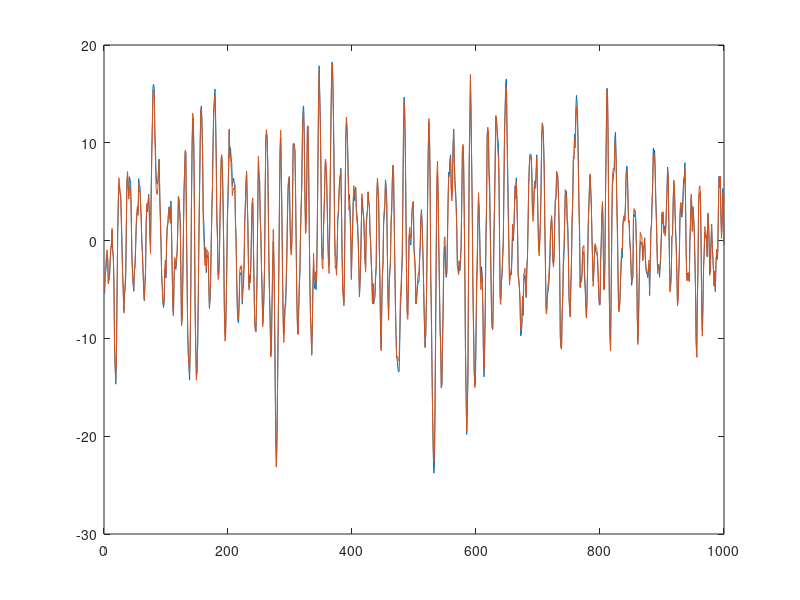

MATLAB code to generate this figure:
clear all
clc

N = 10^4;

e = 1*randn(N, 1);
e_u = randn(N, 1);

G_eu = tf([1 0.2], [1 -0.1 -0.12], -1);
G_ey = tf([1 -1 0.2], [1 -1.5 0.7], -1);
G_uy = tf([1 0.5], [1 -1.5 0.7], -1);

u = lsim(G_eu, e_u);
y = lsim(G_uy, u) + lsim(G_ey, e);

C_inv = tf([1], [1 -1 0.2], -1);
y_f = lsim(C_inv, y);
u_f = lsim(C_inv, u);

phi = zeros(N,4);
phi(1,:) = [0, 0, 0, 0];
phi(2,:) = [y(1), 0, u(1), 0];
for k = 3:50
    phi(k,:) = [-y_f(k-1), -y_f(k-2), u_f(k-1), u_f(k-2)];
end
theta = phi\y_f;
disp(theta);

G_est = tf([theta(3) theta(4)], [1 theta(1) theta(2)], -1);
y_prdt = lsim(G_est, u) + lsim(G_ey, e);
figure(1)
plot(y(1001:2000))
hold on
plot(y_prdt(1001:2000))
